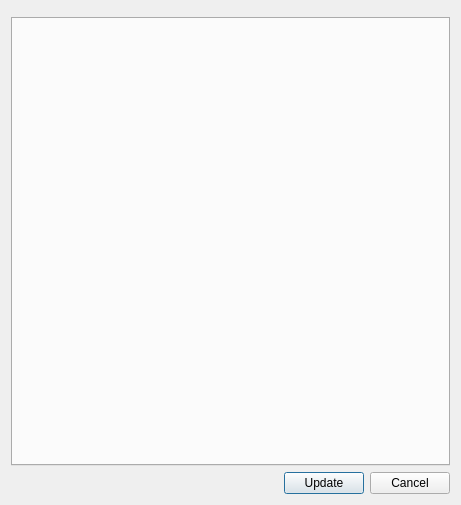
<?xml version="1.0" encoding="UTF-8"?>
<ui version="4.0">
 <class>GroupEditorDialog</class>
 <widget class="QDialog" name="GroupEditorDialog">
  <property name="geometry">
   <rect>
    <x>0</x>
    <y>0</y>
    <width>461</width>
    <height>505</height>
   </rect>
  </property>
  <property name="windowTitle">
   <string>Dialog</string>
  </property>
  <layout class="QVBoxLayout" name="verticalLayout">
   <item>
    <widget class="NotificationFrame" name="notifyFrame">
     <property name="frameShape">
      <enum>QFrame::StyledPanel</enum>
     </property>
     <property name="frameShadow">
      <enum>QFrame::Raised</enum>
     </property>
    </widget>
   </item>
   <item>
    <widget class="GroupEditor" name="groupEditor"/>
   </item>
   <item>
    <layout class="QHBoxLayout" name="horizontalLayout">
     <item>
      <spacer name="horizontalSpacer">
       <property name="orientation">
        <enum>Qt::Horizontal</enum>
       </property>
       <property name="sizeHint" stdset="0">
        <size>
         <width>40</width>
         <height>20</height>
        </size>
       </property>
      </spacer>
     </item>
     <item>
      <widget class="QPushButton" name="updateButton">
       <property name="text">
        <string>Update</string>
       </property>
      </widget>
     </item>
     <item>
      <widget class="QPushButton" name="cancelButton">
       <property name="text">
        <string>Cancel</string>
       </property>
      </widget>
     </item>
    </layout>
   </item>
  </layout>
 </widget>
 <customwidgets>
  <customwidget>
   <class>GroupEditor</class>
   <extends>QTabWidget</extends>
   <header>ui/partial/groupeditor.h</header>
   <container>1</container>
  </customwidget>
  <customwidget>
   <class>NotificationFrame</class>
   <extends>QFrame</extends>
   <header>ui/partial/notificationframe.h</header>
   <container>1</container>
  </customwidget>
 </customwidgets>
 <resources/>
 <connections>
  <connection>
   <sender>updateButton</sender>
   <signal>clicked()</signal>
   <receiver>GroupEditorDialog</receiver>
   <slot>accept()</slot>
   <hints>
    <hint type="sourcelabel">
     <x>321</x>
     <y>485</y>
    </hint>
    <hint type="destinationlabel">
     <x>266</x>
     <y>437</y>
    </hint>
   </hints>
  </connection>
  <connection>
   <sender>cancelButton</sender>
   <signal>clicked()</signal>
   <receiver>GroupEditorDialog</receiver>
   <slot>reject()</slot>
   <hints>
    <hint type="sourcelabel">
     <x>406</x>
     <y>486</y>
    </hint>
    <hint type="destinationlabel">
     <x>457</x>
     <y>428</y>
    </hint>
   </hints>
  </connection>
 </connections>
</ui>
